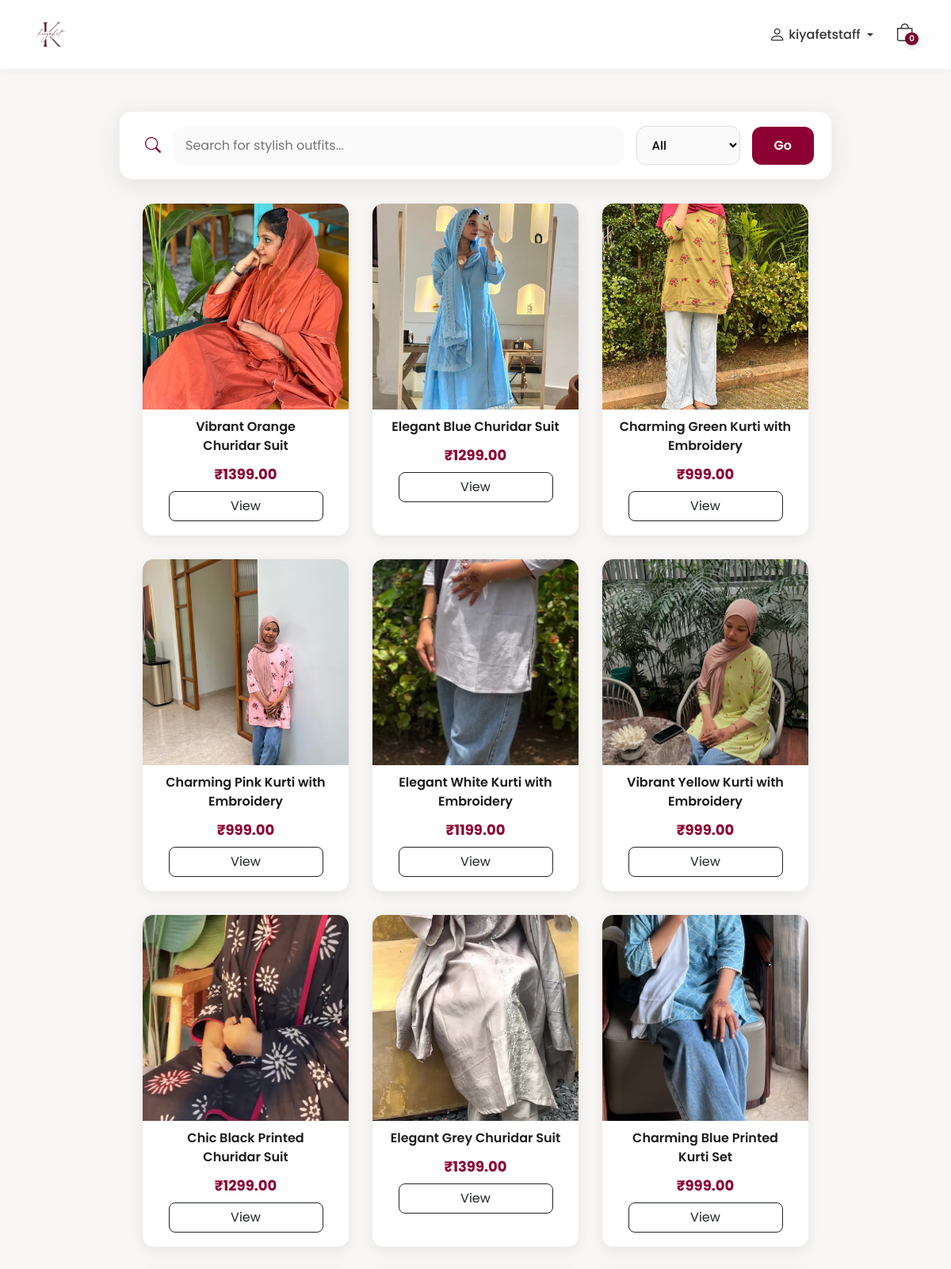
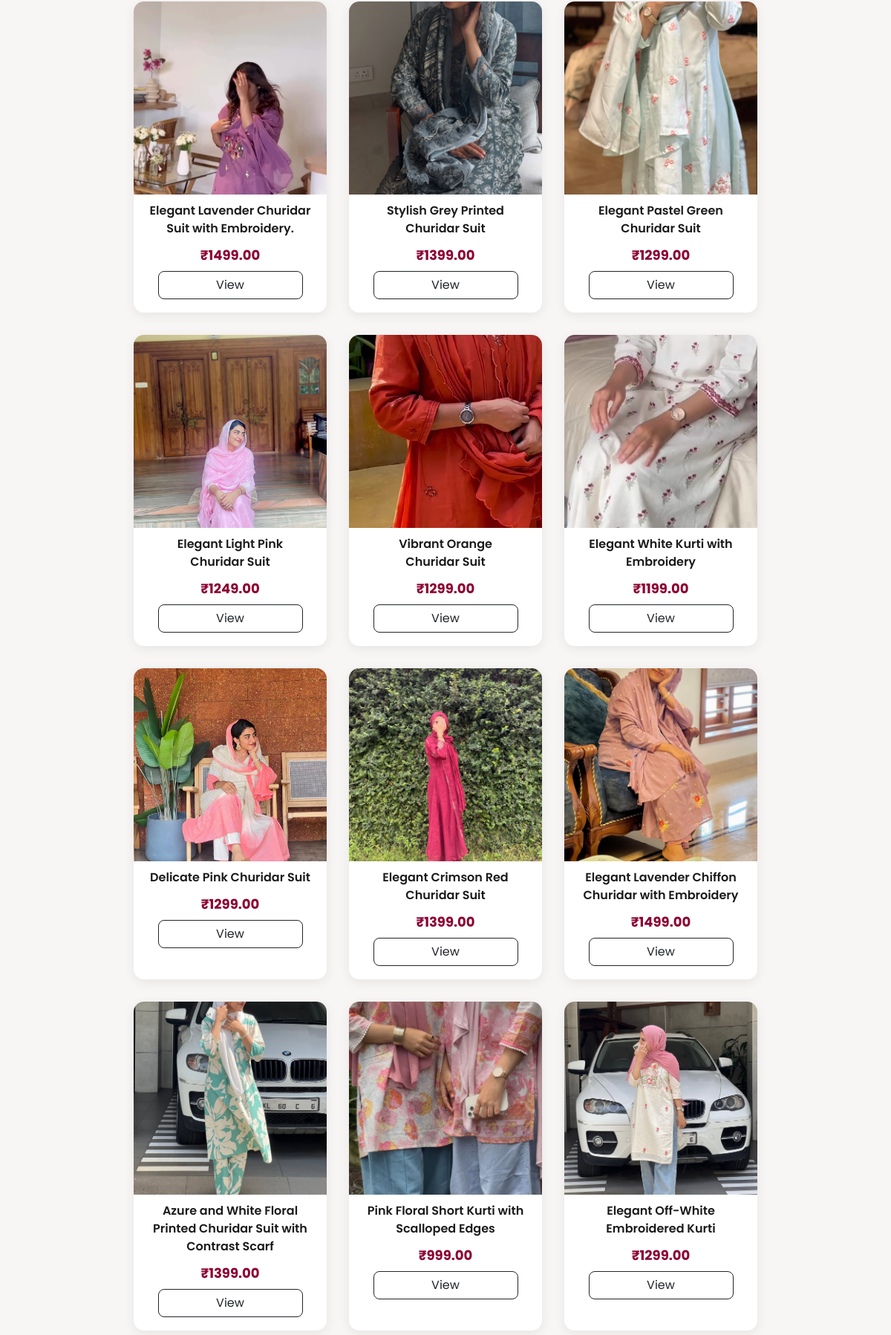
/products/all (signed in, upper part), run on the app's committed database (2 pictures, top to bottom).
### store_app/models.py (models this page shows, shortened)
class Product(models.Model):
    name = models.CharField(max_length=200)
    category = models.CharField(max_length=50, choices=CATEGORIES)
    price = models.DecimalField(max_digits=10, decimal_places=2)
    description = models.TextField(blank=True, null=True)
    cover_image = models.ImageField(upload_to="products/cover/")
    created_at = models.DateTimeField(auto_now_add=True)

### store_app/views.py (the view)
# urls.py: path("products/all", views.AllProductsView.as_view(), name="all_products"),
class AllProductsView(View):
    def get(self, request):
        search = request.GET.get("search", "")
        category = request.GET.get("category", "")
        products = Product.objects.all().order_by("-created_at")
        if search:
            products = products.filter(name__icontains=search)
        if category:
            products = products.filter(category=category)
        categories = [c[0] for c in CATEGORIES]
        return render(request, "all_products.html", {
            "products": products,
            "search": search,
            "category": category,
            "categories": categories,
        })

### store_app/context_processors.py (called while the page is built)
def cart_item_count(request):
    if request.user.is_authenticated:
        count = CartItem.objects.filter(user=request.user).count()
    else:
        count = 0
    return {'cart_item_count': count}

### store_app/templates/all_products.html (shortened to what this page needs)
{% extends "customer_base.html" %}
{% block content %}
<div class="container">
    <div class="search-bar-container">
        <form method="GET">
            <div class="search-box">
                <i class="bi bi-search search-icon"></i>
                <input type="text" name="search"
                       class="search-input"
                       placeholder="Search for stylish outfits..."
                       value="{{ search }}">
                <select name="category" class="category-select">
                    <option value="">All</option>
                </select>
                <button class="filter-btn">Go</button>
            </div>
        </form>
    </div>
    <div class="product-grid">
        {% if products %}
            {% for product in products %}
            <div class="product-card">
                <img src="{{ product.cover_image.url }}" class="product-img">
                <div class="product-info">
                    <div class="product-title">{{ product.name }}</div>
                    <div class="price-tag">₹{{ product.price }}</div>
                    <a href="{% url 'product_detail_view' product.id %}"
                       class="btn btn-outline-dark mt-2 w-75"
                       style="border-radius:8px;">View</a>
                </div>
            </div>
            {% endfor %}
        {% else %}
            <p class="text-center text-muted mt-5 w-100">No products found.</p>
        {% endif %}
    </div>
</div>
{% endblock %}

### store_app/templates/customer_base.html (shortened to what this page needs)
{% load static %}
<!doctype html>
<html lang="en">
<head>
    <link href="https://cdn.jsdelivr.net/npm/bootstrap@5.3.2/dist/css/bootstrap.min.css" rel="stylesheet">
    <link href="https://cdn.jsdelivr.net/npm/bootstrap-icons@1.11.1/font/bootstrap-icons.css" rel="stylesheet">
</head>
<body>
    <nav class="navbar navbar-expand-lg fixed-top py-3">
        <div class="container d-flex align-items-center justify-content-between">
            <a class="navbar-brand" href="{% url 'home' %}">
                <img src="{% static 'logo.png' %}" alt="Kiyafet" style="height:45px;">
            </a>
            <div class="collapse navbar-collapse justify-content-end" id="navMenu">
                <ul class="navbar-nav align-items-center gap-3">
                    <li class="nav-item dropdown position-relative">
                        <a href="#" class="nav-link d-flex align-items-center gap-1 dropdown-toggle"
                            id="accountDropdown" role="button" data-bs-toggle="dropdown" aria-expanded="false">
                            <i class="bi bi-person" style="font-size:1.3rem;"></i>
                            {% if user.is_authenticated %}
                            <span class="d-none d-lg-inline fw-medium">{{ request.user.username }}</span>
                            {% else %}
                            <span class="d-none d-lg-inline fw-medium">Account</span>
                            {% endif %}
                        </a>
                    </li>
                    <li class="nav-item position-relative">
                        <a href="{% url 'cart_view' %}" class="nav-link position-relative d-inline-block"
                            style="padding: 0 5px;">
                            <i class="bi bi-bag" style="font-size:1.4rem; line-height:1;"></i>
                            <span class="cart-badge">
                                {% if user.is_authenticated %}
                                {{ cart_item_count|default:0 }}
                                {% else %}
                                0
                                {% endif %}
                            </span>
                        </a>
                    </li>
                </ul>
            </div>
        </div>
    </nav>
    <main>
        {% block content %}{% endblock %}
    </main>
</body>
</html>

### store_app/templates/customer_base.html (style rules this page uses)
:root { --bg-light: #f8f5f5; --panel: #fff; --rose: #7a002b; --accent: #b49782; --ink: #1b1b1b; }
html, body { height: 100%; margin: 0; }
body { display: flex; flex-direction: column; min-height: 100vh; background: var(--bg-light); font-family: 'Poppins', sans-serif; color: var(--ink); }
main { flex: 1; padding-top: 100px; }
.navbar { background: rgba(255, 255, 255, 0.9); backdrop-filter: blur(10px); transition: all 0.35s ease; box-shadow: 0 2px 8px rgba(0, 0, 0, 0.03); }
.nav-link { color: #333 !important; font-weight: 500; }
.cart-badge { position: absolute; top: 11px; right: -1px; background-color: var(--rose); color: #fff; font-size: 0.65rem; font-weight: 600; border-radius: 50%; padding: 2px 5px; min-width: 16px; text-align: center; line-height: 1.1; box-shadow: 0 2px 5px rgba(0, 0, 0, 0.15); }

### store_app/templates/all_products.html (style rules this page uses)
.search-bar-container { max-width: 900px; margin: 40px auto 20px; }
.search-box { background: #ffffff; padding: 18px 22px; border-radius: 16px; display: flex; align-items: center; gap: 15px; box-shadow: 0 6px 28px rgba(0,0,0,0.08); border: 1px solid #f0f0f0; transition: 0.3s ease; }
.search-icon { font-size: 20px; color: #8C0032; margin-left: 10px; }
.search-input { flex: 1; padding: 12px 16px; border: none; background: #fafafa; border-radius: 12px; font-size: 16px; transition: .25s; }
.category-select { padding: 12px 15px; border-radius: 12px; border: 1px solid #ddd; background: #fafafa; font-size: 15px; font-weight: 500; transition: .25s; }
.filter-btn { padding: 12px 28px; border-radius: 12px; background: #8C0032; border: none; color: white; font-weight: 600; transition: .25s; }
.product-grid { display: flex; flex-wrap: wrap; gap: 30px; margin-top: 30px; padding-bottom: 50px; justify-content: center; }
.product-card { width: 260px; background: white; border-radius: 14px; box-shadow: 0 4px 15px rgba(0,0,0,0.07); overflow: hidden; transition: .3s; text-align: center; padding-bottom: 18px; }
.product-img { width: 100%; height: 260px; object-fit: cover; }
.product-title { font-size: 16px; font-weight: 600; margin: 10px 12px; }
.price-tag { font-size: 18px; font-weight: 700; color: #8C0032; }

### data on the page
Product: cover_image (picture), name "Vibrant Orange Churidar Suit", price "1399.00"
Product: cover_image (picture), name "Elegant Blue Churidar Suit", price "1299.00"
Product: cover_image (picture), name "Charming Green Kurti with Embroidery", price "999.00"
Product: cover_image (picture), name "Charming Pink Kurti with Embroidery", price "999.00"
Product: cover_image (picture), name "Elegant White Kurti with Embroidery", price "1199.00"
Product: cover_image (picture), name "Vibrant Yellow Kurti with Embroidery", price "999.00"
Product: cover_image (picture), name "Chic Black Printed Churidar Suit", price "1299.00"
Product: cover_image (picture), name "Elegant Grey Churidar Suit", price "1399.00"
Product: cover_image (picture), name "Charming Blue Printed Kurti Set", price "999.00"
Product: cover_image (picture), name "Elegant Lavender Churidar Suit with Embroidery.", price "1499.00"
Product: cover_image (picture), name "Stylish Grey Printed Churidar Suit", price "1399.00"
Product: cover_image (picture), name "Elegant Pastel Green Churidar Suit", price "1299.00"
Product: cover_image (picture), name "Elegant Light Pink Churidar Suit", price "1249.00"
Product: cover_image (picture), name "Vibrant Orange Churidar Suit", price "1299.00"
Product: cover_image (picture), name "Elegant White Kurti with Embroidery", price "1199.00"
Product: cover_image (picture), name "Delicate Pink Churidar Suit", price "1299.00"
Product: cover_image (picture), name "Elegant Crimson Red Churidar Suit", price "1399.00"
Product: cover_image (picture), name "Elegant Lavender Chiffon Churidar with Embroidery", price "1499.00"
Product: cover_image (picture), name "Azure and White Floral Printed Churidar Suit with Contrast Scarf", price "1399.00"
Product: cover_image (picture), name "Pink Floral Short Kurti with Scalloped Edges", price "999.00"
Product: cover_image (picture), name "Elegant Off-White Embroidered Kurti", price "1299.00"

### other printed values
{{ request.user.username }} "kiyafetstaff"
{{ cart_item_count|default:0 }} "0"
